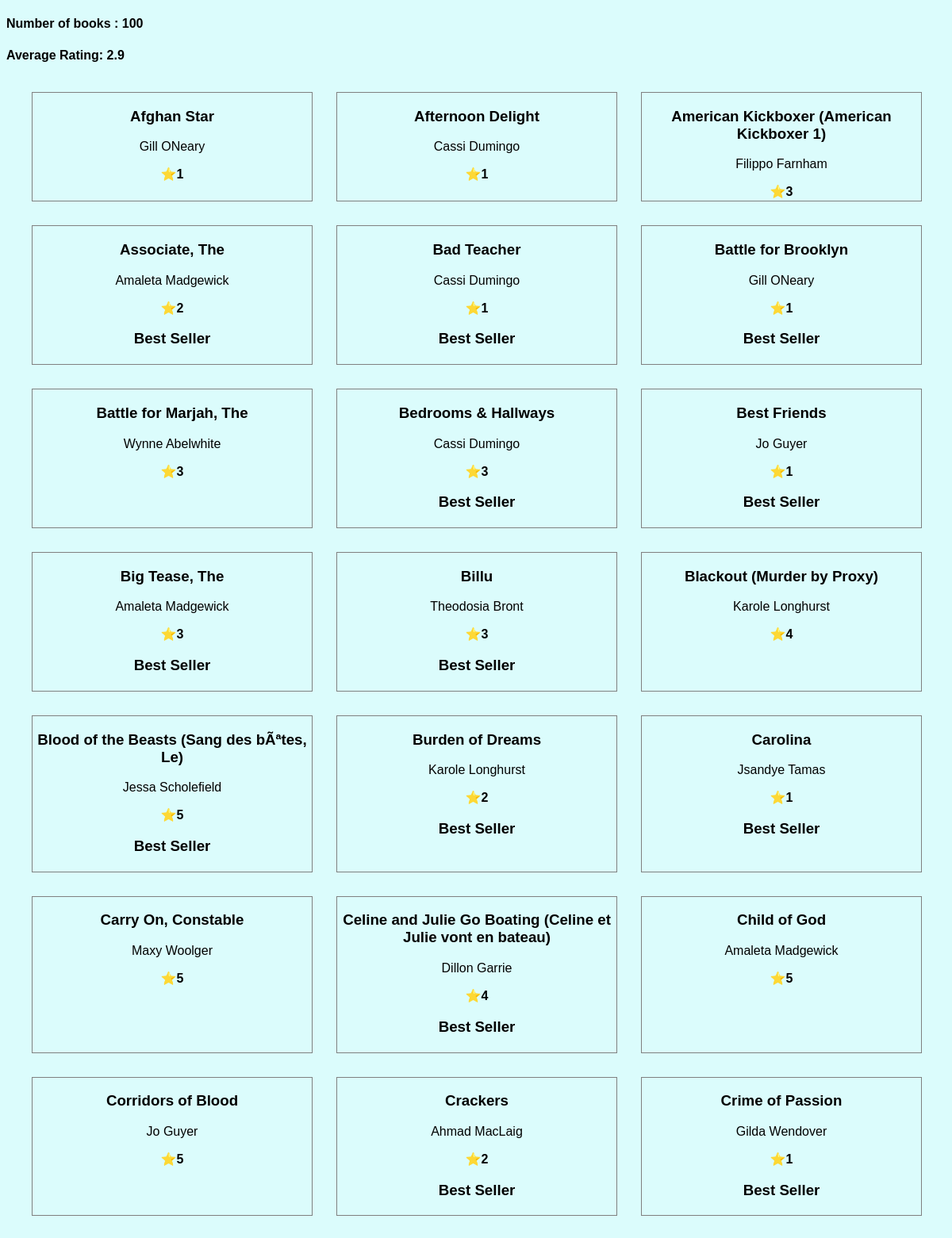
The page / (upper part) on the database its author committed.
### book_outlet/models.py (models this page shows, shortened)
class Book(models.Model):
  title = models.CharField(max_length=50)
  rating = models.IntegerField(
    validators=[MinValueValidator(1),MaxValueValidator(5)]
  )
  author = models.ForeignKey(Author, on_delete=models.CASCADE,null = True)
  is_bestselling = models.BooleanField(default=False)
  published_countries = models.ManyToManyField(Country,null=False)
  slug = models.SlugField(default="",blank = True,null=False,db_index=True)
  def get_absolute_url(self):
      return reverse("book-detail", args=[self.slug])

class Author(models.Model):
   first_name = models.CharField(max_length=100)
   last_name = models.CharField(max_length=100)
   address = models.OneToOneField(Address,on_delete=models.CASCADE,null=True)
   def fullname(self):
      return f"{self.first_name}   {self.last_name} "
   def __str__(self):
      return self.fullname()

### book_outlet/views.py (the view)
# urls.py: path("",views.index,name="start-page"),
def index(request):
  books = Book.objects.all().order_by("title");
  num_books = books.count();
  avg_rating = books.aggregate(Avg("rating"))
  return render(request, "book_outlet/index.html" ,{
    "books":books,
    "number": num_books,
    "average":avg_rating
  })

### book_outlet/templates/book_outlet/index.html (shortened to what this page needs)
{% extends "base.html" %}
{% block content %}
   <h4>Number of books : {{number}}</h4>
    <h4>Average Rating: {{average.rating__avg}}</h4>
<div class="book-list">
  {% for book in books %}
  <a href="{{book.get_absolute_url }}">
  <div class="book-item">
    <h3>{{book.title}}</h3>
    <p>{{book.author}}</p>
    <strong>⭐{{book.rating}}</strong>
    {% if  book.is_bestselling == True%}
    <h3>{{'Best Seller'}}</h3>
    {% endif %}
  </div>
</a>
  {% endfor %}
</div>
{% endblock content %}

### templates/base.html (shortened to what this page needs)
{% load static %}
<!DOCTYPE html>
<html lang="en">
  <head>
    <link rel="stylesheet" href="{% static "style.css" %}">
  </head>
  <body>
    {% block content %}{% endblock content %}
  </body>
</html>

### static/style.css (style rules this page uses)
html { font-family: 62.5%; }
body { background-color: rgb(219, 252, 252); font-family: sans-serif; }
.book-list { display: grid; grid-template-columns: repeat(3,1fr); padding: 1rem 2rem; gap: 2rem; }
.book-item { border: 1px solid gray; text-align: center; width: 100%; height: 100%; }
a { text-decoration: none; color: black; }

### rows shown on the page
Book: title "Afghan Star", author "Gill ONeary", rating "1"
Book: title "Afternoon Delight", author "Cassi Dumingo", rating "1"
Book: title "American Kickboxer (American Kickboxer 1)", author "Filippo Farnham", rating "3"
Book: title "Associate, The", author "Amaleta Madgewick", rating "2", value "Best Seller"
Book: title "Bad Teacher", author "Cassi Dumingo", rating "1", value "Best Seller"
Book: title "Battle for Brooklyn", author "Gill ONeary", rating "1", value "Best Seller"
Book: title "Battle for Marjah, The", author "Wynne Abelwhite", rating "3"
Book: title "Bedrooms & Hallways", author "Cassi Dumingo", rating "3", value "Best Seller"
Book: title "Best Friends", author "Jo Guyer", rating "1", value "Best Seller"
Book: title "Big Tease, The", author "Amaleta Madgewick", rating "3", value "Best Seller"
Book: title "Billu", author "Theodosia Bront", rating "3", value "Best Seller"
Book: title "Blackout (Murder by Proxy)", author "Karole Longhurst", rating "4"
Book: title "Blood of the Beasts (Sang des bÃªtes, Le)", author "Jessa Scholefield", rating "5", value "Best Seller"
Book: title "Burden of Dreams", author "Karole Longhurst", rating "2", value "Best Seller"
Book: title "Carolina", author "Jsandye Tamas", rating "1", value "Best Seller"
Book: title "Carry On, Constable", author "Maxy Woolger", rating "5"
Book: title "Celine and Julie Go Boating (Celine et Julie vont en bateau)", author "Dillon Garrie", rating "4", value "Best Seller"
Book: title "Child of God", author "Amaleta Madgewick", rating "5"
Book: title "Corridors of Blood", author "Jo Guyer", rating "5"
Book: title "Crackers", author "Ahmad MacLaig", rating "2", value "Best Seller"
Book: title "Crime of Passion", author "Gilda Wendover", rating "1", value "Best Seller"

### other values the page prints
{{ number }} "100"
{{ average.rating__avg }} "2.9"
